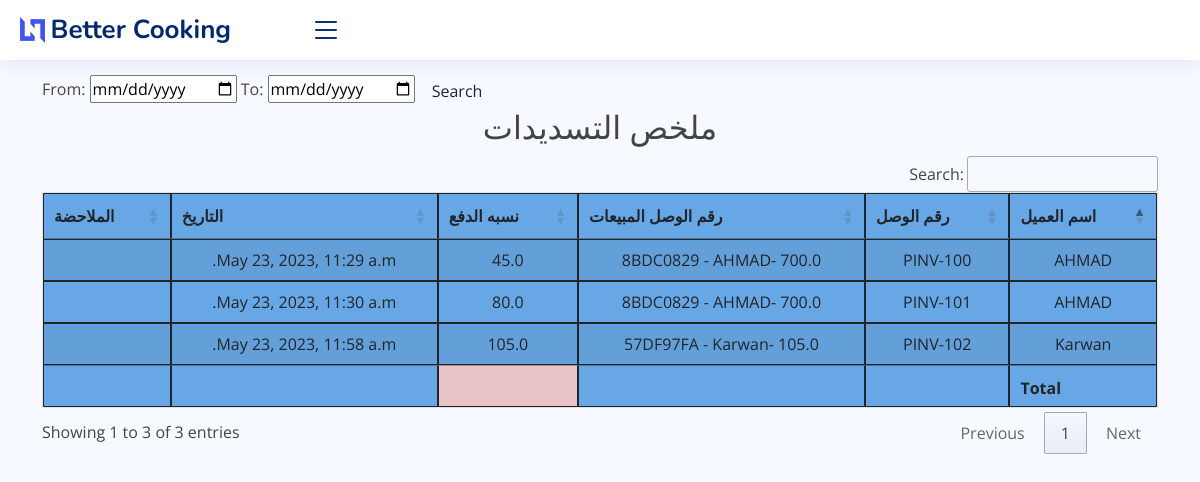
/payment_report, run on an earlier commit of the app's database.
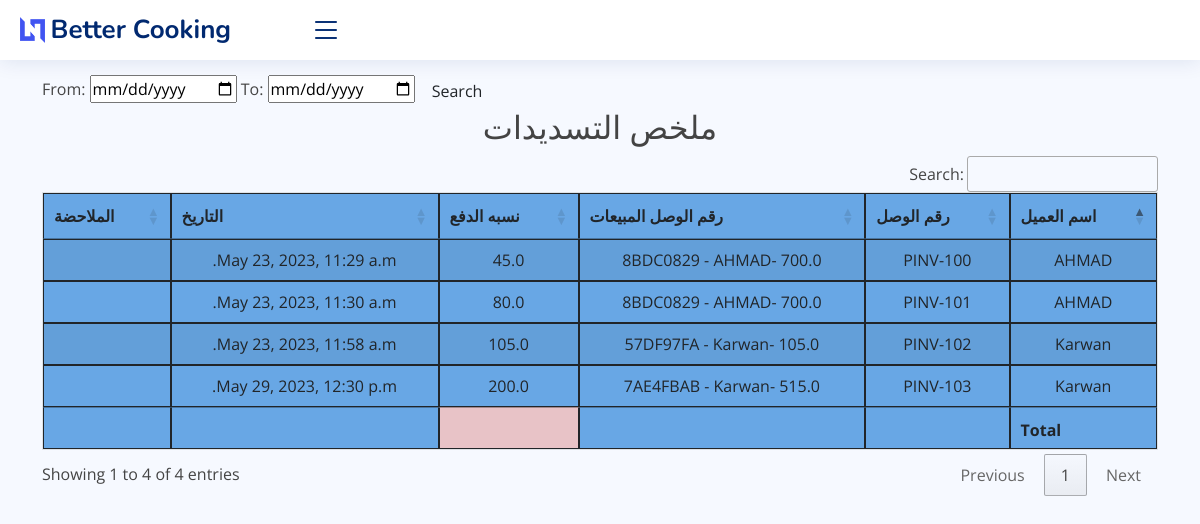
And on a later commit of the database.
### core/models.py (models this page shows, shortened)
class Payment_Entry(models.Model):
    Qst = (
        ('نقد', 'نقد'),
        ('قستی ١', 'قستی ١'),
        ('قستی ٢', 'قستی ٢'),
        ('قستی ٣ ', ' قستی ٣'),
        ('قستی ٤', 'قستی ٤'),
        ('قستی ٥', 'قستی ٥'),
        ('قستی ٦ ', ' قستی ٦'),
        ('قستی ٧', 'قستی ٧'),
        ('قستی ٨', 'قستی ٨'),
        ('قستی ٩ ', ' قستی ٩'),
        ('قستی ١٠', 'قستی ١٠'),
        ('قستی ١١', 'قستی ١١'),
        ('قستی ١٢ ', ' قستی ١٢'),
    )
    invoice_number = models.CharField(unique=True, editable=False, max_length=10)
    sales_invoice = models.ForeignKey(SaleInvoice, on_delete=models.CASCADE)
    q_type = models.CharField(max_length=10, verbose_name="Payment type", choices=Qst, blank=False)
    paid_amount = models.FloatField(validators=[MinValueValidator(0.01)], default=1)
    payment_date = models.DateTimeField(blank=False)
    note = models.CharField(max_length=100, blank=True)
    old_balance = models.DecimalField(max_digits=20, decimal_places=2, default=0, editable=False)
    class Meta:
        verbose_name_plural = 'إدخال الدفع'

class SaleInvoice(models.Model):
    STATUS = (
        ('مدفوع', 'مدفوع'),
        ('غير مدفوع', 'غير مدفوع'),
        ('المردود', 'المردود'),
    )
    invoice_number = models.CharField(max_length=8, unique=True, editable=False)
    customer_name = models.ForeignKey(Customer, on_delete=models.CASCADE)
    date = models.DateTimeField(auto_now_add=True)
    status = models.CharField(max_length=10, choices=STATUS, default='مدفوع')
    note = models.CharField(max_length=100, blank=True)
    updated_at = models.DateTimeField(auto_now=True)
    class Meta:
        verbose_name_plural = 'فاتورة البيع'
    def __str__(self):
        return f"{self.invoice_number} - {self.customer_name}- {self.total_sales_amount()}"
    def total_sales_amount(self):
        total_sales_amount = self.saleitem_set.aggregate(total=Sum('total_amt'))['total']
        return total_sales_amount or 0

class Customer(models.Model):
    customer_name = models.CharField(max_length=50, blank=True)
    customer_mobile = models.CharField(max_length=50, blank=True)
    customer_address = models.TextField(blank=True)
    city = models.CharField(max_length=50, blank=True)
    class Meta:
        verbose_name_plural = 'الزبائن'
    def __str__(self):
        return self.customer_name

### core/views.py (the view)
# urls.py: path('payment_report', views.payment_report, name="payment_report"),
def payment_report(request):
    payment_report = Payment_Entry.objects.select_related()
    myFilter = Purchase_Filter(request.GET, queryset=payment_report)
    payment_repoert = myFilter.qs
    context = {'payment_report': payment_report, 'myFilter': myFilter}
    return render(request, 'core/reports/payment_report.html', context)

### core/templates/core/reports/payment_report.html (shortened to what this page needs)
{% extends 'core/base.html' %}
{% block content %}
    <br>
    <br> <br>
    <form class="form-a">
        From: <input type="date" value={{ myFilter.form.max_date }}</input>
        To: <input type="date" value={{ myFilter.form.min_date }}</input>
        <button type="submit" class="btn btn-b">Search</button>
    </form>
    <h2 class="text-center"> ملخص التسديدات </h2>
    <table id="example2" class="table table-striped" style="background-color: #68a7e5">
        <thead>
        <tr>
            <th>اسم العميل</th>
            <th>رقم الوصل</th>
            <th>رقم الوصل المبیعات</th>
            <th>نسبە الدفع</th>
            <th>التاريخ</th>
            <th>الملاحضة</th>
        </tr>
        </thead>
        <tbody>
        {% for i in  payment_report %}
            <tr>
                <td>{{ i.sales_invoice.customer_name }}</td>
                <td>{{ i.invoice_number }}</td>
                <td>{{ i.sales_invoice }}</td>
                <td>{{ i.paid_amount }}</td>
                <td>{{ i.payment_date }}</td>
                <td>{{ i.note }}</td>
            </tr>
        {% endfor %}
        </tbody>
        <tfoot>
        <th></th>
        <th></th>
        <th></th>
        <th style="background-color: #e8c3c7"></th>
        <th></th>
        <th></th>
        </tfoot>
    </table>
{% endblock %}

What changed in the data, as far as the page shows it:
added Payment_Entry: sales_invoice.customer_name "Karwan", invoice_number "PINV-103", sales_invoice "7AE4FBAB - Karwan- 515.0", paid_amount "200.0", payment_date "May 29, 2023, 12:30 p.m."
Also different on the page:
text written by a page script: "Search: Showing 1 to 3 of 3 entries Previous 1 Next" → "Search: Showing 1 to 4 of 4 entries Previous 1 Next"
